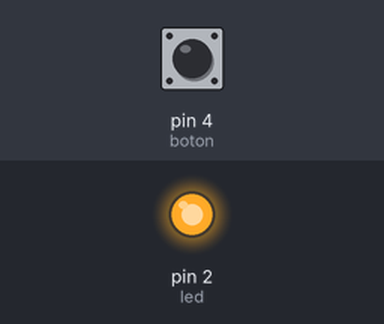
The sketch below on a simulated Arduino Uno, built with avr-gcc and run on an emulated ATmega328P. On the bench: output pins drawn as LEDs (lit = HIGH). The inputs (shaded band) are chosen by the test bench; at power-on: pin 4 (boton) HIGH.

Above: at 1.2 s.
1.3 s: pin 4 (boton) pulled LOW for 0.15 s
At 2.6 s:
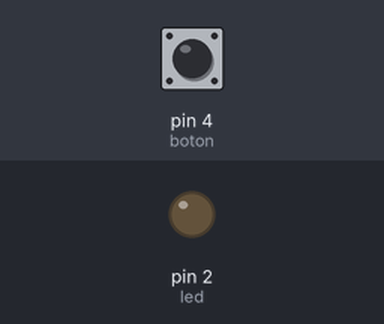
2.9 s: pin 4 (boton) pulled LOW for 1 s
At 5.1 s:
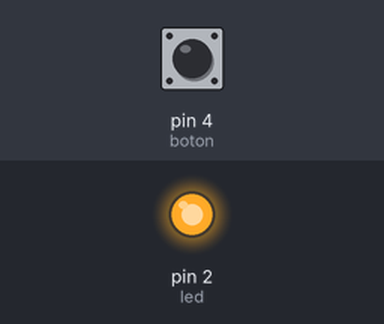
5.4 s: pin 4 (boton) pulled LOW for 3.2 s
At 8.9 s:
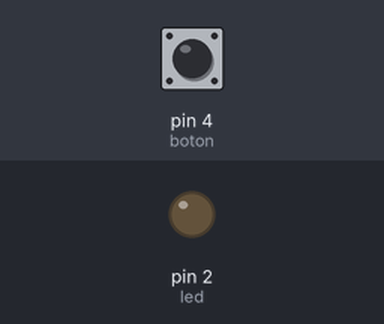
Timing chart, 0 to 10.4 s (numbered marks = the images above; inputs shaded):
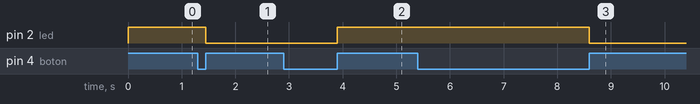

The sketch:

Ejercicio_2.ino
```cpp
//Definimos los puertos usados en el Arduino
const int boton = 4;
const int led = 2;
int estado = LOW;

void setup() {

  //Distinguimos los puertos de entrada y salida y valor inicial del led
  pinMode(led, OUTPUT);
  pinMode(boton, INPUT);
  digitalWrite(led, LOW);

}

void loop() {

  //Estas son las condiciones para encender y apagar el led con el boton
  while (digitalRead(boton) == LOW);
  estado = digitalRead(led);
  digitalWrite(led, !estado);
  while (digitalRead(boton) == HIGH);

}
```

Measured:
- after the input at 1.3 s, pin 2 (led): HIGH → LOW after 0.15 s
- after the input at 2.9 s, pin 2 (led): LOW → HIGH after 1.0 s
- after the input at 5.4 s, pin 2 (led): HIGH → LOW after 3.2 s
